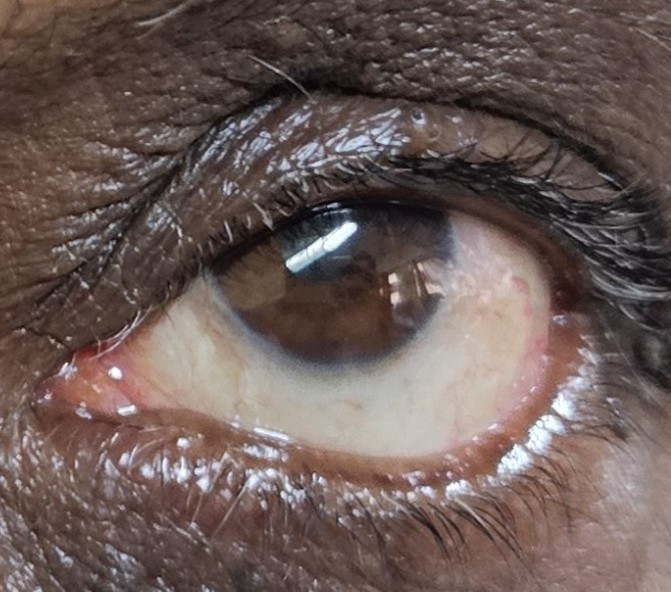
#> input picture images/AJ10_20240808_152222.jpg, 671 x 592 px, given as the content of the folder images/jaundice, which was not available
$ python extract_sclera_clean.py
#> lines starting #> are read from the running program, lines starting #| are printed output that depends on the picture; after the words box and inside, x2 and y2 are one past the last pixel; in counts of white or black regions, pixels touching at a corner belong together; pictures that were not available may be replaced by others from this repository, and a replacement may not be noted
import cv2
import numpy as np
import os

INPUT_DIR = "images"
OUTPUT_DIR = "sclera_clean"

os.makedirs(os.path.join(OUTPUT_DIR,"jaundice"), exist_ok=True)
os.makedirs(os.path.join(OUTPUT_DIR,"normal"), exist_ok=True)


def extract_sclera(image_path, save_path):

#> called with image_path = 'images/jaundice/AJ10_20240808_152222.jpg'
    img = cv2.imread(image_path)
#> img is the input picture: shape (592, 671, 3); mean B, G, R 87, 90.8, 107.3

    if img is None:
        return False

    img = cv2.resize(img,(256,256))
#> img: shape (256, 256, 3)


    # ---- convert color spaces ----
    hsv = cv2.cvtColor(img, cv2.COLOR_BGR2HSV)
#> hsv: shape (256, 256, 3); mean H, S, V 35.7, 56.6, 107.8
    lab = cv2.cvtColor(img, cv2.COLOR_BGR2LAB)
#> lab: shape (256, 256, 3); mean of channels 0, 1, 2 100.4, 134.3, 132.8


    h,s,v = cv2.split(hsv)
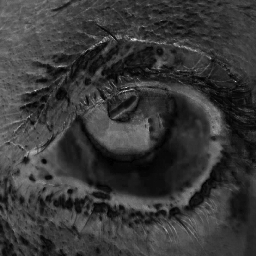
#> s: shape (256, 256); min 0, max 232, mean 56.6
    l,a,b = cv2.split(lab)
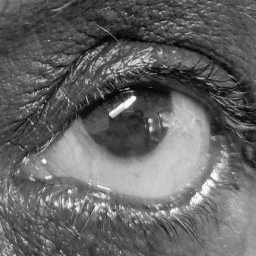
#> l: shape (256, 256); min 2, max 254, mean 100.4
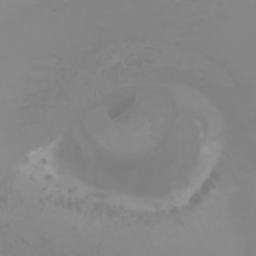
#> a: shape (256, 256); min 120, max 158, mean 134.3


    # ---- sclera conditions ----
    bright = v > 160
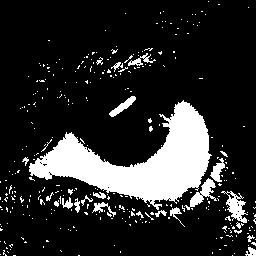
#> bright: shape (256, 256) bool; 16.6% white; 329 white regions (305 under 20 px), largest, box (x1, y1, x2, y2) and area: (29, 100, 212, 210) 7955, (221, 191, 248, 223) 360, (184, 178, 217, 210) 333
    low_sat = s < 60
#> low_sat: shape (256, 256) bool; 56.5% white; 288 black regions (258 under 20 px), largest, box (x1, y1, x2, y2) and area: (0, 0, 239, 256) 21021, (104, 138, 228, 215) 1721, (111, 78, 229, 139) 1490
    lab_white = b > 130
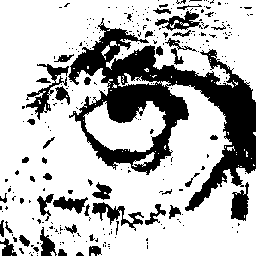
#> lab_white: shape (256, 256) bool; 73.2% white; 289 black regions (241 under 20 px), largest, box (x1, y1, x2, y2) and area: (68, 18, 256, 211) 11884, (26, 64, 69, 120) 630, (92, 202, 144, 231) 489


    mask = bright & low_sat & lab_white
#> mask: shape (256, 256) bool; 9.9% white; 211 white regions (205 under 20 px), largest, box (x1, y1, x2, y2) and area: (57, 102, 209, 200) 5748, (245, 247, 256, 256) 65, (226, 196, 233, 213) 55, (147, 156, 154, 163) 27, (247, 235, 255, 242) 26, (236, 222, 244, 229) 20

    mask = mask.astype(np.uint8)*255


    # ---- remove iris ----
    gray = cv2.cvtColor(img,cv2.COLOR_BGR2GRAY)
    iris = gray < 70
#> iris: shape (256, 256) bool; 32.8% white; 324 white regions (285 under 20 px), largest, box (x1, y1, x2, y2) and area: (0, 0, 256, 170) 18525, (51, 234, 80, 256) 234, (79, 241, 114, 256) 193
    mask[iris] = 0


    # ---- morphology ----
    kernel = np.ones((5,5),np.uint8)

    mask = cv2.morphologyEx(mask, cv2.MORPH_CLOSE, kernel)
#> mask: shape (256, 256); 11.4% white; 102 white regions (90 under 20 px), largest, box (x1, y1, x2, y2) and area: (57, 102, 210, 205) 6241, (222, 191, 256, 241) 458, (245, 226, 256, 256) 220
    mask = cv2.morphologyEx(mask, cv2.MORPH_OPEN, kernel)
#> mask: shape (256, 256); 10.2% white; 5 white regions, box (x1, y1, x2, y2) and area: (58, 107, 208, 199) 6114, (224, 219, 244, 237) 261, (246, 233, 256, 256) 187, (227, 200, 232, 210) 50, (9, 191, 15, 198) 42
    mask = cv2.medianBlur(mask,5)
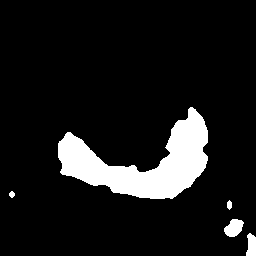
#> mask: shape (256, 256); 10.1% white; 5 white regions


    # ---- contours ----
    contours,_ = cv2.findContours(mask,cv2.RETR_EXTERNAL,cv2.CHAIN_APPROX_SIMPLE)
#> contours = 5 contours; box (x1, y1, x2, y2) and area: (58, 107, 208, 199) 5890, (224, 219, 244, 237) 223, (246, 233, 256, 256) 156, (227, 200, 232, 210) 28, (9, 191, 15, 198) 22

    if len(contours)==0:
        return False


    contours = sorted(contours,key=cv2.contourArea,reverse=True)

    clean = np.zeros_like(mask)

    for c in contours[:2]:
        cv2.drawContours(clean,[c],-1,255,-1)
#> this loop made 2 passes
#> clean: shape (256, 256); 9.7% white; 2 white regions, box (x1, y1, x2, y2) and area: (58, 107, 208, 199) 6101, (224, 219, 244, 237) 249


    if cv2.countNonZero(clean) < 200:
        return False


    sclera = cv2.bitwise_and(img,img,mask=clean)
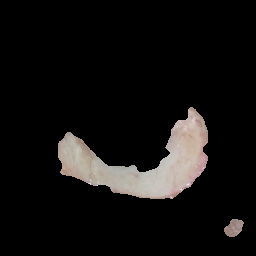
#> sclera: shape (256, 256, 3); mean B, G, R 16, 16.9, 18.2

    cv2.imwrite(save_path,sclera)

    return True


success = 0
fail = 0


for label in ["jaundice","normal"]:

    folder = os.path.join(INPUT_DIR,label)

    for file in os.listdir(folder):

        if not file.lower().endswith((".jpg",".jpeg",".png")):
            continue

        in_path = os.path.join(folder,file)
        out_path = os.path.join(OUTPUT_DIR,label,file)

        ok = extract_sclera(in_path,out_path)

        if ok:
            success+=1
        else:
            fail+=1


print("\nDONE")
print("Success:",success)
print("Failed:",fail)
